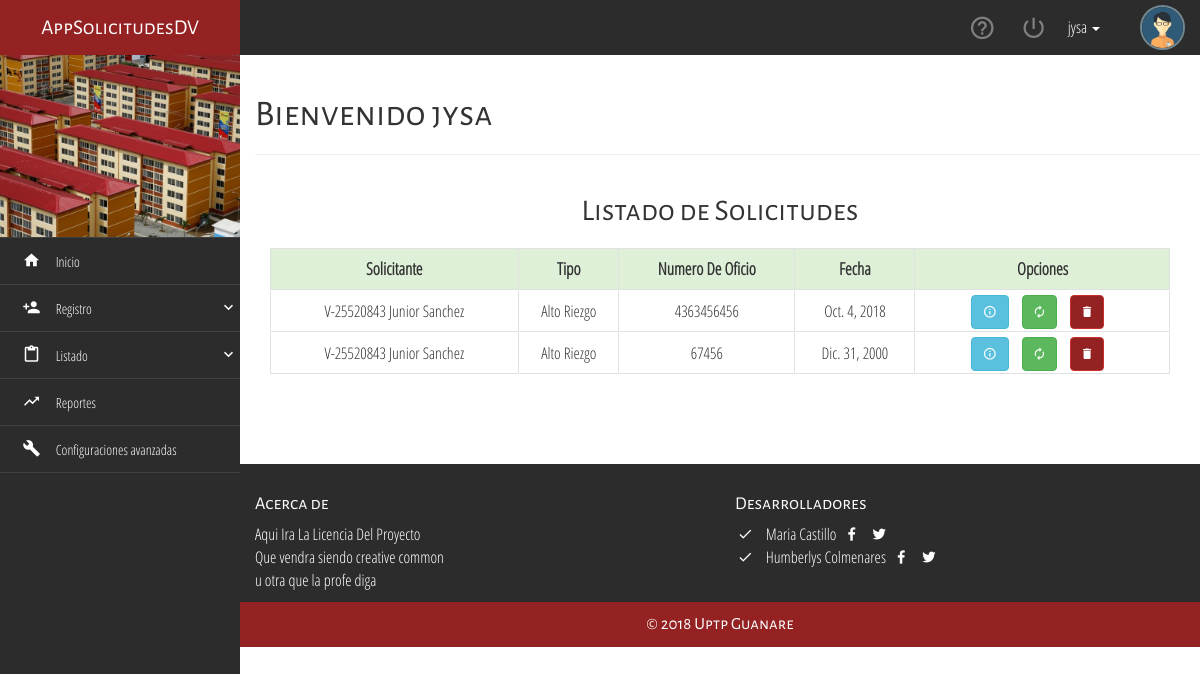
Page /solicitudes/ (signed in) on the earlier database version.
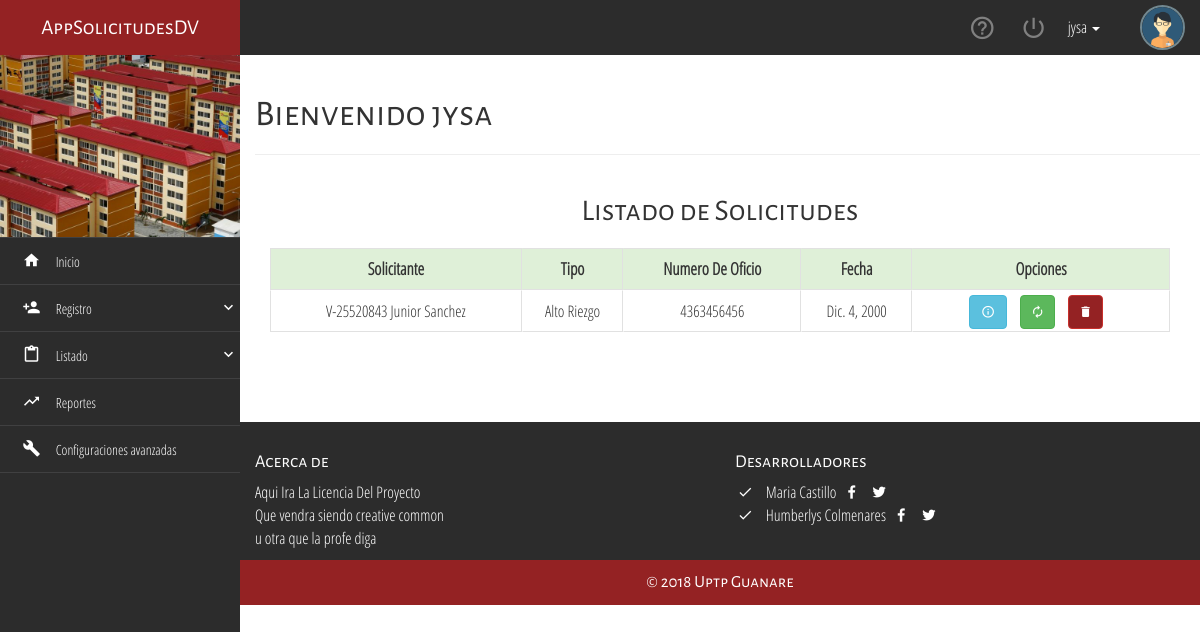
Same page on the later database version.
### solicitudes/models.py (models this page shows, shortened)
class Solicitud(models.Model):
	numero_de_oficio = models.CharField(max_length=200)
	remitente = models.ForeignKey(Departamento, on_delete=models.CASCADE)
	fecha = models.DateField()
	estado = models.ForeignKey(Estado, on_delete=models.CASCADE)
	municipio = models.ForeignKey(Municipio, on_delete=models.CASCADE)
	parroquia = models.ForeignKey(Parroquia, on_delete=models.CASCADE)
	caso_planteado = models.CharField(max_length=200)
	tipo = (
		('1', 'Personal'),
		('2', 'Alto Riezgo'),
		('3', 'Salud'),
		('4', 'Institucional')
	)
	tipo_solicitud = models.CharField(max_length=200, choices=tipo)
	solicitante = models.ForeignKey(Usuario, on_delete=models.CASCADE,)

### usuario/models.py (models this page shows, shortened)
class Usuario(AbstractBaseUser, PermissionsMixin):
    username = models.CharField(_('username'),
                                max_length=40, null=False, unique=True)
    tipo_cedula = models.CharField(
        max_length=1, choices=(('V', 'V'), ('E', 'E')))
    cedula = models.CharField(unique=True, blank=True, null=True, max_length=8)
    nombre = models.CharField(max_length=60)
    apellido = models.CharField(max_length=60)
    telefono = models.CharField(blank=True, null=True, max_length=11)
    fecha_nacimiento = models.DateField(null=True, blank=True)
    correo = models.EmailField(blank=True, null=True)
    direccion = models.CharField(max_length=9999, blank=True, null=True)
    is_solicitante = models.BooleanField(default=False)
    is_trabajador = models.BooleanField(default=False)
    is_active = models.BooleanField(_('active'), default=True)
    is_staff = models.BooleanField(_('staff status'), default=False)
    is_superuser = models.BooleanField(_('superuser status'), default=False)
    date_joined = models.DateTimeField(_('date joined'), default=timezone.now)
    created_at = models.DateTimeField(auto_now_add=True)
    updated_at = models.DateTimeField(auto_now=True)
    objects = UsuarioManager()
    USERNAME_FIELD = 'username'
    def get_full_name(self):
        return '{} {}'.format(self.nombre, self.apellido)
    def ci(self):
        return '{}-{}'.format(self.tipo_cedula, self.cedula)

### solicitudes/views.py (the view)
class SolicitudListView(LoginRequiredMixin, ListView):
    model = models.Solicitud

### templates/solicitudes/solicitud_list.html (shortened to what this page needs)
{% extends "base.html" %}
{% load static %}
{% block title_page %}Bienvenido {{user.username}}{% endblock %}
{% block context%}
<div class="container-fluid">
    <div class="container-fluid">
        <h2 class="text-center all-tittles">Listado de Solicitudes</h2>
        <div class="div-table">
            <div class="div-table-row div-table-head">
                <div class="div-table-cell">Solicitante</div>
                <div class="div-table-cell">Tipo</div>
                <div class="div-table-cell">Numero De Oficio</div>
                <div class="div-table-cell">Fecha</div>
                <div class="div-table-cell">Opciones</div>
            </div>
            {% for object in object_list %}
            <div class="div-table-row">
                <div class="div-table-cell">{{ object.solicitante.ci }} {{ object.solicitante.get_full_name }}</div>
                    <div class="div-table-cell">
                            {% if object.tipo_solicitud == "1" %} Personal
                            {% elif object.tipo_solicitud == "2" %} Alto Riezgo
                            {% elif object.tipo_solicitud == "3" %} Salud
                            {% elif object.tipo_solicitud == "4" %} Institucional
                            {% else %} Tas Haciendo Algo Mal
                            {% endif %}
                    </div>
                    <div class="div-table-cell">{{object.numero_de_oficio}}</div>
                    <div class="div-table-cell">{{object.fecha}}</div>
                    <div class="div-table-cell">
                        <a href="{% url 'solicitudes:detail' object.pk %}" class="btn btn-info btn-default tooltips-general" style="margin-right: 10px;" data-toggle="tooltip" data-placement="left" title="Más información de La Solicitud">
                                <i class="zmdi zmdi-info-outline"></i>
                            </a>
                        <a class="btn btn-success btn-default tooltips-general" href="{% url 'solicitudes:update' object.pk %}" style="margin-right: 10px;" data-toggle="tooltip" data-placement="left" title="Actualizar información de La Solicitud">
                            <i class="zmdi zmdi-refresh"></i>
                        </a>
                        <a class="btn btn-danger btn-default tooltips-general" href="{% url 'solicitudes:delete' object.pk %}" style="margin-right: 10px;" data-toggle="tooltip" data-placement="left" title="Eliminar La Solicitud">
                            <i class="zmdi zmdi-delete"></i>
                        </a>
                    </div>
            </div>
            {% empty%}
            <h1 class="text-center">No Hay Solicitudes</h1>
            {% endfor %}
        </div>
    </div>
</div>
{% endblock %}

Differences in the rows shown:
removed Solicitud: solicitante.ci "V-25520843", solicitante.get_full_name "Junior Sanchez", tipo_solicitud "Alto Riezgo", numero_de_oficio "67456", fecha "Dic. 31, 2000"
changed Solicitud "Junior Sanchez": fecha "Oct. 4, 2018" → "Dic. 4, 2000"
